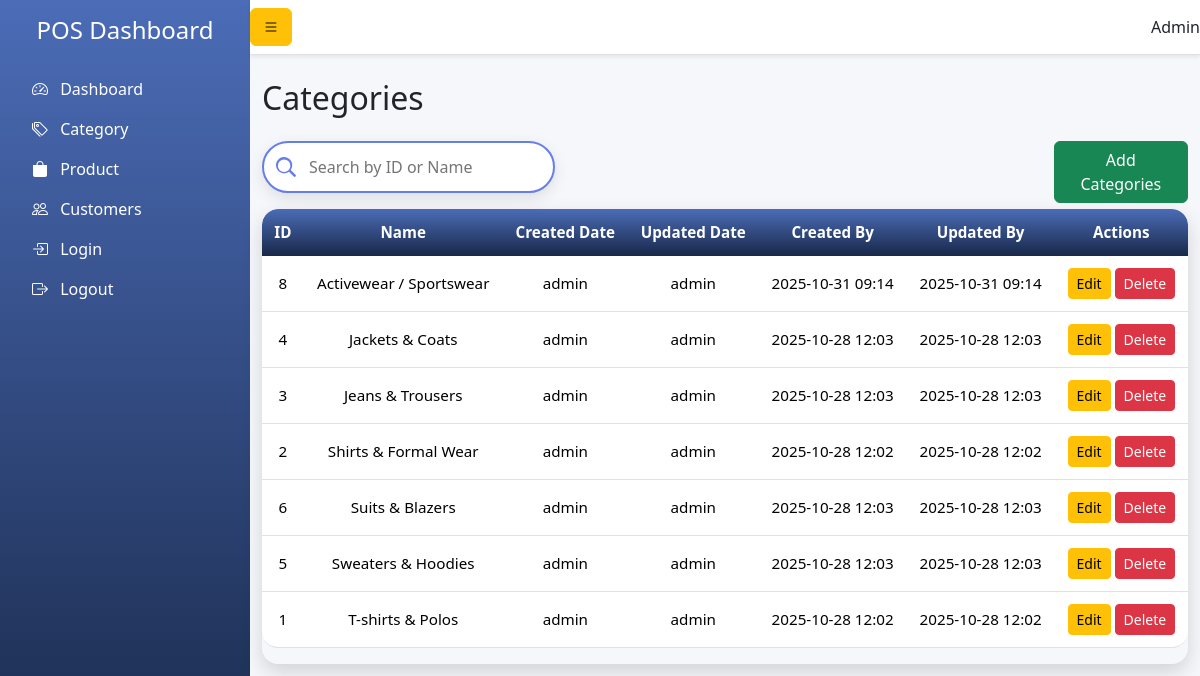
Before: /categories/ (signed in) with the older database file.
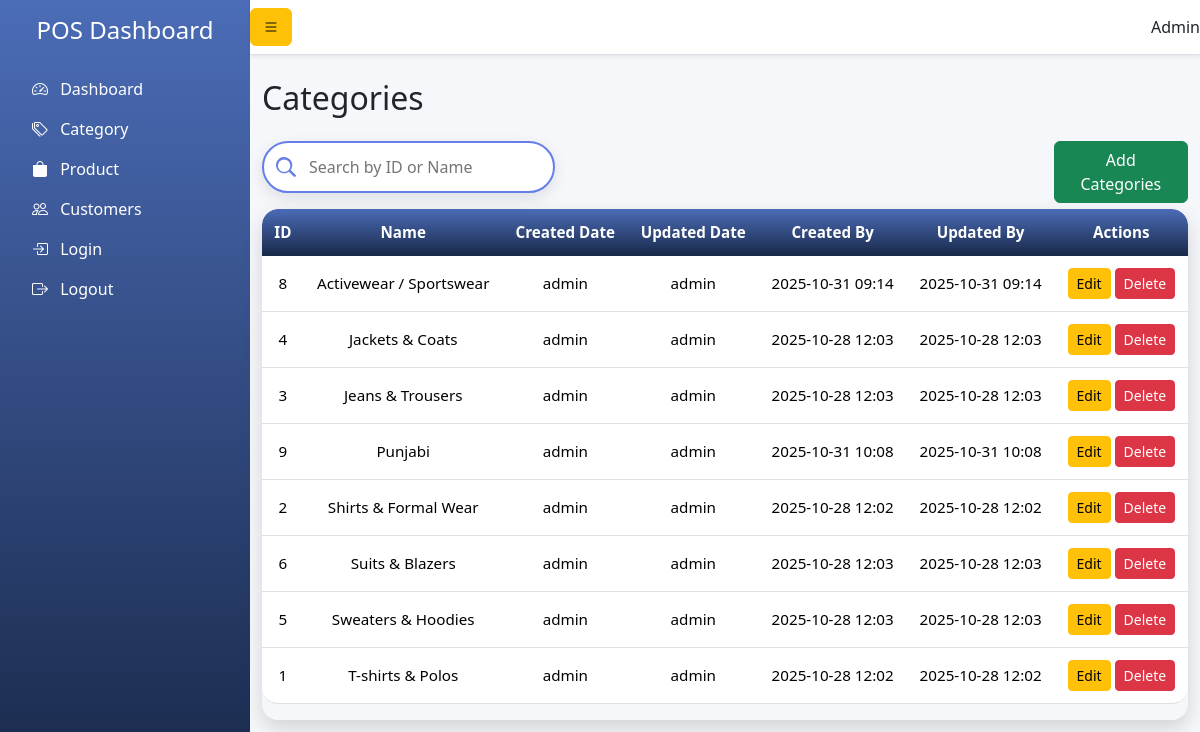
After: the same page with the newer database file.
### pos/models.py (models this page shows, shortened)
class Category(models.Model):
    name = models.CharField(max_length=100, unique=True)
    created_date = models.DateTimeField(auto_now_add=True)
    updated_date = models.DateTimeField(auto_now=True)
    created_by = models.ForeignKey(
        User,
        on_delete=models.SET_NULL,
        null=True,
        related_name='category_created_by'
    )
    updated_by = models.ForeignKey(
        User,
        on_delete=models.SET_NULL,
        null=True,
        related_name='category_updated_by'
    )
    class Meta:
        verbose_name_plural = "Categories"
        ordering = ['name']

### pos/views.py (the view)
# urls.py: path('categories/', views.category_list, name='category_list'),
@login_required
def category_list(request):
    search_query = request.GET.get('search', '')
    if search_query:
        categories = Category.objects.filter(name__icontains=search_query)
    else:
        categories = Category.objects.all()
    return render(request, 'pos/category_list.html', {'categories': categories, 'search_query': search_query})

### pos/templates/pos/category_list.html (shortened to what this page needs)
{% extends 'pos/base.html' %}
{% load static %}
{% block content %}
<h2 class="mb-4">Categories</h2>
<div class="row">
    <div class="col-lg-4">
        <div class="mb-3">
    <input type="text" id="categorySearch" class="lu-search" placeholder="Search by ID or Name">
</div>
    </div>
    <div class="col-lg-4"></div>
    <div class="col-lg-2"></div>
    <div class="col-lg-2">
        <a href="{% url 'category_create' %}" class="btn btn-success">
               Add Categories
           </a>
    </div>
</div>
<div class="lu-table-wrapper">
    <table class="table lu-table" id="categoryTable">
        <thead>
            <tr>
                <th>ID</th>
                <th>Name</th>
                <th>Created Date</th>
                <th>Updated Date</th>
                <th>Created By</th>
                <th>Updated By</th>
                 <th>Actions</th>
            </tr>
        </thead>
    <tbody>
        {% for category in categories %}
        <tr>
            <td>{{ category.id }}</td>
            <td>{{ category.name }}</td>
            <td>{{ category.created_by }}</td>
            <td>{{ category.updated_by }}</td>
            <td>{{ category.created_date|date:"Y-m-d H:i" }}</td>
            <td>{{ category.updated_date|date:"Y-m-d H:i" }}</td>
            <td>
                <a href="{% url 'category_update' category.id %}" class="btn btn-warning btn-sm">Edit</a>
                <a href="{% url 'category_delete' category.id %}" class="btn btn-danger btn-sm"
                   onclick="return confirm('Are you sure you want to delete this category?');">Delete</a>
            </td>
        </tr>
        {% empty %}
        <tr><td colspan="7" class="text-center">No categories found.</td></tr>
        {% endfor %}
    </tbody>
    </table>
</div>
{% endblock %}

Changed rows visible on the page:
added Category: id "9", name "Punjabi", created_by "admin", updated_by "admin", created_date "2025-10-31 10:08", updated_date "2025-10-31 10:08"
